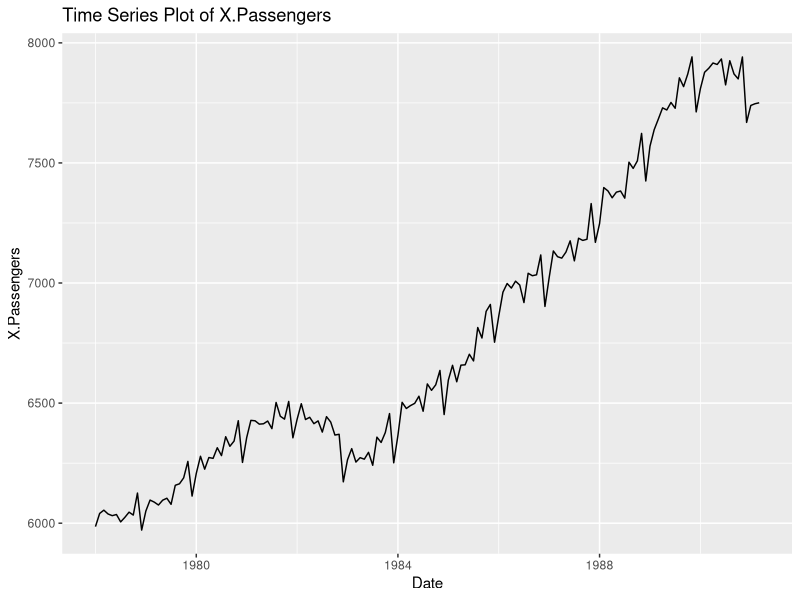

Write R code to recreate this figure. (Note: this script raises an error after producing the figure.)
# ------------------------------ Load necessary libraries ----------------------
library(ggplot2)
library(lubridate)
library(forecast)
library(ggfortify)
library(tseries)
library(e1071)
library(MASS)
library(lmtest)
library(caTools)

# ------------------------- Step 0: Import and Split Data ----------------------
candy_data <- read.csv("aus_employment.csv")

ls() # Check my data frame name

str(candy_data) # Check the structure

any(is.na(candy_data)) # Check for missing values

# Convert the "Month" column to the correct date format
candy_data$date <- as.Date(paste(candy_data$date, "01", sep = "-"), format = "%Y-%m-%d")

# Create a time series object
candy_ts <- ts(candy_data$people_employed, frequency = 12, start = c(1978, 1))

# Plot Time Series
ggplot(data = NULL, aes(x = time(candy_ts), y = candy_ts)) +
  geom_line() +
  labs(x = "Date", y = "X.Passengers") +
  ggtitle("Time Series Plot of X.Passengers")

# Split the data into training and test sets
# Use the train to do the model then the end use to compare
train <- window(candy_ts, start = c(1978, 1), end = c(1988, 12))
test <- window(candy_ts, start = c(1989, 1), end = c(1991, 12))


# ------------------------- Step 1 : Visualize the Time Series -------------------------
summary(candy_data$X.Passengers)

# Examine the distribution 
hist(candy_data$X.Passengers, main = "Histogram of IPG3113N", xlab = "IPG3113N")

# Box plot
boxplot(candy_data$X.Passengers, main = "Box Plot of IPG3113N", ylab = "IPG3113N")

# Perform seasonal decomposition
ts_data <- ts(candy_data$people_employed, frequency = 12)  # Assuming monthly data (frequency = 12)
decomposition <- decompose(ts_data)
plot(decomposition) # Plot the decomposition components (trend, seasonal, and remainder)

# Visual Inspection of Trend Component
plot(decomposition$trend, main = "Trend Component", xlab = "Date", ylab = "Trend")

# Visual Inspection of Seasonal Component
plot(decomposition$seasonal, main = "Seasonal Component", xlab = "Date", ylab = "Seasonal")

# Visual Inspection of Residual Component
plot(decomposition$random, main = "Residual Component", xlab = "Date", ylab = "Residual")

# ------------------------- Step 2 : Transformations ---------------------------

# CHECK NEED TO DO TRANFORMATION OR NOT  
# check skewness first
skew <- skewness(candy_data$people_employed)
print(skew)
# Output:  -0.149 indicates that the data is slightly left-skewed. 
# (-0.149) suggests that the skewness is relatively small, which means the departure from a perfectly symmetric distribution is not severe

# Q-Q plot closely follow the line of equality--> suggests that the dataset is approximately normally distributed
qqnorm(candy_data$people_employed)
qqline(candy_data$people_employed)

# Shapiro-Wilk test --> whether a dataset follows a normal distribution
shapiro.test(candy_data$people_employed)
# Output: W-statistic is close to 1, which suggests that the data is relatively close to a normal distribution.
# p-value (p < 0.0001) --> does not follow a normal distribution --> need to do transformation


# DO THE TRANSFORMATION 
original_data <- candy_data$people_employed

# Find the optimal lambda (λ) for Box-Cox transformation
optimal_lambda <- optimize(function(lambda) -sum(log(abs((original_data^lambda - 1) / lambda))), c(-2, 2))$minimum
cat("Optimal lambda (λ) =", optimal_lambda, "\n")
# Output: Optimal lambda (λ) = 1.99994 

# Transform the data using the optimal lambda
transformed_data <- if (abs(optimal_lambda) > 0.001) {
  (original_data^optimal_lambda - 1) / optimal_lambda
} else {
  log(original_data)
}

# Assign the transformed data back to the dataset
candy_data$people_employed <- transformed_data

# Plot the original and transformed data
par(mfrow = c(1, 2))  # Create a 1x2 grid for side-by-side plots
hist(original_data, main = "Original Data", xlab = "Value", col = "violet")
hist(transformed_data, main = "Transformed Data", xlab = "Transformed Value", col = "pink")
par(mfrow = c(1, 1))  # Reset plotting parameters

ggplot(data = NULL, aes(x = time(candy_ts), y = candy_ts)) +
  geom_line() +
  labs(x = "Date", y = "X.Passengers") +
  ggtitle("Time Series Plot of X.Passengers")

ggplot(data = NULL, aes(x = time(transformed_data), y = candy_ts)) +
  geom_line() +
  labs(x = "Date", y = "X.Passengers") +
  ggtitle("Time Series Plot of X.Passengers")

# ------------------------- Step 3: Check the stationary of series -------------------------
# Examine autocorrelation and partial autocorrelation to identify potential lag values for modeling
acf(candy_data$people_employed, main = "Autocorrelation Function (ACF)", lag.max = 40)
pacf(candy_data$people_employed, main = "Partial Autocorrelation Function (PACF)", lag.max = 40)

# Statistical Tests using adf --> result < 0.05 means stationary
adf.test(candy_data$people_employed)

# examine relationships between values at different time points
lag.plot(candy_data$people_employed, main = "Lag Plot") # using the original data

#Decompose again 
ts_data2 <- ts(candy_data$people_employed, frequency = 12)  # Assuming monthly data (frequency = 12)
decomposition2 <- decompose(ts_data2)
plot(decomposition2) 

# Analysis for seasonal - - - - - - - - - - - - - - - - - - - - - - - - - 
summary(decomposition2$seasonal)

# Plot the autocorrelation function (ACF) of the seasonal component
acf(decomposition2$seasonal, main = "ACF of Seasonal Component")

# Plot the partial autocorrelation function (PACF) of the seasonal component
pacf(decomposition2$seasonal, main = "PACF of Seasonal Component")

# Analysis for trend - - - - - - - - - - - - -  - - - - - - - - - - - - 
summary(decomposition2$trend)

# check got missing value or not
any(is.na(decomposition2$trend))
# remove missing value
decomposition2$trend <- na.omit(decomposition2$trend)

# Plot the autocorrelation function- ACF & PACF of the trend component
acf(decomposition2$trend, main = "ACF of Trend Component")
pacf(decomposition2$trend, main = "PACF of Trend Component")

# Analysis for Residual - - - - - - - - - - - - -  - - - - - - - - - - - -
summary(decomposition2$random)

any(is.na(decomposition2$random))
decomposition2$random <- na.omit(decomposition2$random)

# Plot the autocorrelation function- ACF & PACF of the residual component
acf(decomposition2$random, main = "ACF of Residual Component")
pacf(decomposition2$random, main = "PACF of Residual Component")

print(decomposition2)


acf(candy_data$people_employed, main = "Autocorrelation Function (ACF)")
pacf(candy_data$people_employed, main = "Autocorrelation Function (PACF)")

# ------------------------- Step 4 : Find Optimal Parameters -------------------------
plot(train)
acf(train, lag.max = 40)
pacf(train, lag.max = 40)
checkresiduals(train, lag=24)

adf.test(train)
ndiffs(train)
nsdiffs(train)

z <- ts(diff(train, lag=12))
ts.plot(z, gpars = list(main="First(seasonal) Differences"))
acf(z, main="z", lag.max = 40)
pacf(z, main="z", lag.max = 40)
adf.test(z)
checkresiduals(z, lag=24)


##Guess Arima(p,d,q)(P,D,Q)
##### (p,d,q) --> non seasonal part of model ; d = 0
##### (P,D,Q) --> seasonal part of model ; D = 1
##### p is for AR model --> see PACF; q is for MA model --> see ACF
# lets see the PACF 
# arima(1,0,0)(1, 0, 0)[12]
fit <- arima(train, order=c(1,1,0), seasonal = list(order = c(0,1,0), period=12))
fit
summary(fit)

## Diagnostic checking 
checkresiduals(fit, lag = 24)

# Identification revisited
fit2<- auto.arima(train, ic="aic", trace = TRUE)
summary(fit2)
auto.arima(train, ic="aic", trace=TRUE)
checkresiduals(fit2, lag=24)

coeftest(fit2)

# Generate forecasts for the next 108 months
forecast_values <- forecast(fit2, h = 108)
print(forecast_values)

# plot the graph out
pdf("larger_plot.pdf", width = 10, height = 6)
plot(forecast_values, main = "ARIMA Forecast", xlab = "Date", ylab = "IPG3113N")
dev.off()
# ------------------------- Step 5 : Diagnostic Checking (Randomness) -------------------------
## Portmanteau Tests
## Interpreting Autocorrelation Chart
candy_data <- ts(candy_data) # The function ts is used to create time-series objects
z <- ts(diff(candy_data, lag=1)) # function diff = Returns suitably lagged and iterated

differences
z2 <- ts(diff(z, lag=1))
ts.plot(y,gpars=list(main="Original Values", xlab="Date", ylab="IPG3113N", lty=1))
acf(candy_data) #acf computes estimates of autocorrelation function
pacf(candy_data) #pacf computes estimates of partial autocorrelation function

ts.plot(z,gpars=list(main= "First Differences", xlab="Date", ylab="IPG3113N", lty=1))
acf(z, main="z")
pacf(z, main="z")

Box.test(z, lag=24) #Box-pierce Q test
Box.test(z, lag=24,type="Ljung") #Ljung-Box test

ts.plot(z2,gpars=list(main= "Second Differences", xlab="Date", ylab="IPG3113N", lty=1))
acf(z2, main="z2")
pacf(z2, main="z2")

Box.test(z2, lag=24)
Box.test(z2, lag=24,type="Ljung")

# ---Step 7 : Consider Alternative Model, Compare and Determine the Best Model ---
# helps to find the most suitable ARIMA model for the data
library(forecast)
fit <- auto.arima(candy_data)
summary(fit)
auto.arima(candy_data, ic="aic", trace=TRUE)

# ----------------- Step 8(a) : Form Equation for the Best Model -----------------
# Assuming you have a data frame df with variables X and Y
model <- lm(Y ~ X, data = df)
summary(model)
Y = a + b1*X1 + b2*X2 + ... + bn*Xn
coefficients <- coef(model)
intercept <- coefficients[1]
slope <- coefficients[2]
equation <- paste("Y =", round(intercept, 2), "+", round(slope, 2), "* X")

# ----------------- Step 8(b) : Estimate the model's coefficients -----------------
arima(candy_data, order=c(0,1,1,),seasonal = list(order=c(0,1,1), period=12))

# Step 8(c) : Test the significance of the coefficients
library(lmtest)
fit <-arima(candy_data,order=c(0,1,1), seasonal=list(order=c(0,1,1),period=12))
coeftest(fit)

# ------------------------- Step 9 : Forecasting -------------------------
## ETS Approach
library(forecast)
fit<-ets(candy_data)
plot(forecast(fit))

## ARIMA Approach
fit<-arima(candy_data,order=c(0,1,1),seasonal=list(order=c(0,1,1),period=12))
plot(forecast(fit,h=12))

# ------------------------- Step 10 : Evaluate Model -------------------------
